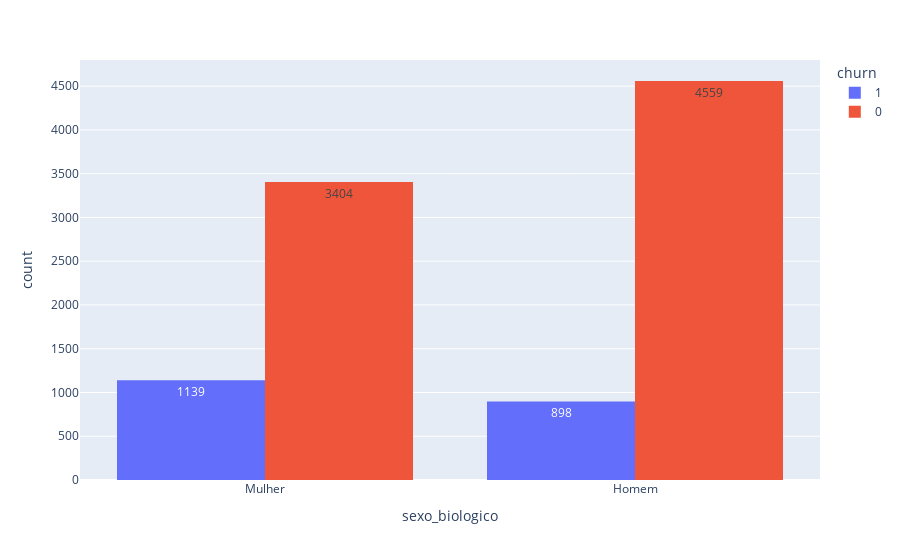

This figure's notebook cell:
### Code cell
px.histogram(dados, x='sexo_biologico', text_auto = True, color='churn', barmode = 'group')

### Figure 1 — Plotly figure (JSON) as saved in the notebook; plotly's stock layout.template omitted (floating-point values rounded to 4 significant figures; data arrays with more than 128 entries replaced by an {"elided": "..."} marker saying what was removed)
{"data": [{"alignmentgroup": "True", "bingroup": "x", "hovertemplate": "churn=1<br>sexo_biologico=%{x}<br>count=%{y}<extra></extra>", "legendgroup": "1", "marker": {"color": "#636efa", "pattern": {"shape": ""}}, "name": "1", "offsetgroup": "1", "orientation": "v", "showlegend": true, "texttemplate": "%{value}", "type": "histogram", "x": {"elided": "2037 str values"}, "xaxis": "x", "yaxis": "y"}, {"alignmentgroup": "True", "bingroup": "x", "hovertemplate": "churn=0<br>sexo_biologico=%{x}<br>count=%{y}<extra></extra>", "legendgroup": "0", "marker": {"color": "#EF553B", "pattern": {"shape": ""}}, "name": "0", "offsetgroup": "0", "orientation": "v", "showlegend": true, "texttemplate": "%{value}", "type": "histogram", "x": {"elided": "7963 str values"}, "xaxis": "x", "yaxis": "y"}], "layout": {"barmode": "group", "legend": {"title": {"text": "churn"}, "tracegroupgap": 0}, "margin": {"t": 60}, "xaxis": {"anchor": "y", "domain": [0, 1], "title": {"text": "sexo_biologico"}}, "yaxis": {"anchor": "x", "domain": [0, 1], "title": {"text": "count"}}}}
